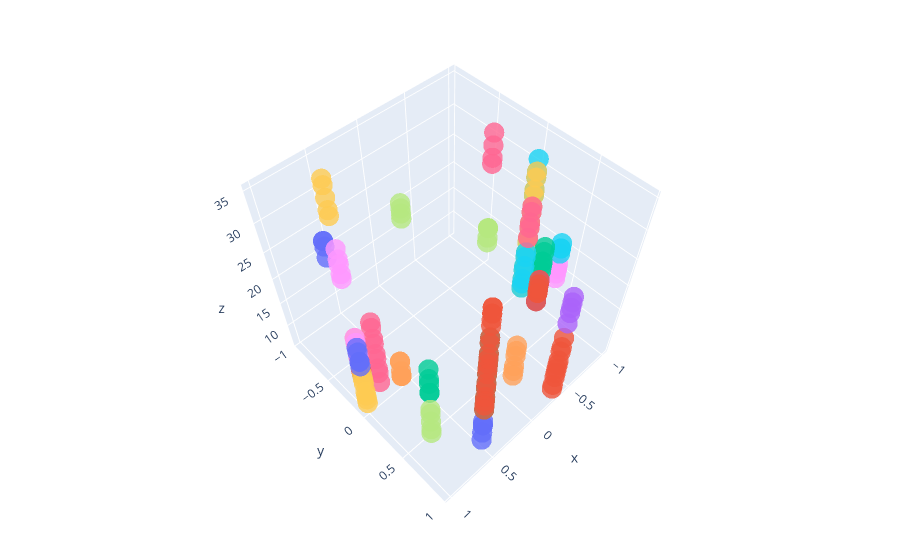

Write notebook code for a chart like this one.
### Code cell
selected_method = 'Near Amount, 3 Day Range'

df_filtered = filter_transactions(df=df, 
                            public_token=applicant_sample, 
                            min_exp_threshold=200,
                            max_exp_threshold=15000,
                            min_inc_threshold=200,
                            max_inc_threshold=15000,
                            start_date = '2047-01-10',
                            end_date = '2052-12-10',
                            )

df_filtered['group'] = '0'
grp = pd.Series(streams[selected_method])

for applicant in applicants:
    #df_filtered['group'][df_filtered['public_token']==applicant] = grp[grp.str[-36:] == applicant]

    indices_to_update = df_filtered['public_token'] == applicant
    values_to_set = grp[grp.str[-36:] == applicant]
    df_filtered.loc[indices_to_update, 'group'] = values_to_set.values
    

df_filtered = df_filtered[~df_filtered['group'].str.startswith('-1')]

df_filtered_viz = df_filtered


str_grp = [str(x) for x in df_filtered_viz['group'].unique()]
colors = plotly.colors.qualitative.Plotly*300
#colors[1] = 'grey'
color_map = dict(zip(str_grp, colors))
# Create a list of colors for each point
point_colors = [color_map[(str_grp)] for str_grp in df_filtered_viz['group']]


date = df_filtered_viz['date_posted'].apply(lambda x: '\n' + str(x))
amt = df_filtered_viz['amount'].apply(lambda x: '\n' + str(x))

# Configure the trace.
trace = go.Scatter3d(
    x=df_filtered_viz['xcoord'],
    y=df_filtered_viz['ycoord'], 
    z=df_filtered_viz['months_since_start'],#/8,
    mode='markers',
    #hovertext= df_filtered_viz['group'] + date + amt,
    marker={
        'size': 7,
        'opacity': 0.8,
        'color': point_colors
    }
)

# Configure the layout.
layout = go.Layout(
    margin={'l': 0, 'r': 0, 'b': 0, 't': 0}
)

data = [trace]

plot_figure = go.Figure(data=data, layout=layout)

# Render the plot.
plotly.offline.iplot(plot_figure)

### Figure 1 — Plotly figure (JSON) as saved in the notebook; plotly's stock layout.template omitted (floating-point values rounded to 4 significant figures; data arrays with more than 128 entries replaced by an {"elided": "..."} marker saying what was removed)
{"data": [{"marker": {"color": {"elided": "226 str values"}, "opacity": 0.8, "size": 7}, "mode": "markers", "type": "scatter3d", "x": {"elided": "226 float values"}, "y": {"elided": "226 float values"}, "z": {"elided": "226 int values"}}], "layout": {"autosize": true, "margin": {"b": 0, "l": 0, "r": 0, "t": 0}, "scene": {"aspectmode": "auto", "aspectratio": {"x": 1, "y": 1, "z": 1}, "camera": {"center": {"x": 0, "y": 0, "z": 0}, "eye": {"x": 1.14, "y": 1.193, "z": 2.097}, "projection": {"type": "perspective"}, "up": {"x": 0, "y": 0, "z": 1}}}}}
